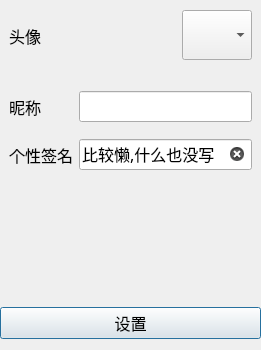
<?xml version="1.0" encoding="UTF-8"?>
<ui version="4.0">
 <class>SetUserDialog</class>
 <widget class="QDialog" name="SetUserDialog">
  <property name="geometry">
   <rect>
    <x>0</x>
    <y>0</y>
    <width>261</width>
    <height>350</height>
   </rect>
  </property>
  <property name="minimumSize">
   <size>
    <width>261</width>
    <height>350</height>
   </size>
  </property>
  <property name="font">
   <font>
    <family>微软雅黑</family>
    <pointsize>12</pointsize>
   </font>
  </property>
  <property name="windowTitle">
   <string>Dialog</string>
  </property>
  <layout class="QVBoxLayout" name="verticalLayout">
   <property name="spacing">
    <number>0</number>
   </property>
   <property name="leftMargin">
    <number>0</number>
   </property>
   <property name="topMargin">
    <number>0</number>
   </property>
   <property name="rightMargin">
    <number>0</number>
   </property>
   <item>
    <widget class="QWidget" name="wdg_1" native="true">
     <property name="minimumSize">
      <size>
       <width>261</width>
       <height>71</height>
      </size>
     </property>
     <property name="maximumSize">
      <size>
       <width>16777215</width>
       <height>71</height>
      </size>
     </property>
     <layout class="QHBoxLayout" name="horizontalLayout">
      <item>
       <widget class="QLabel" name="lb_icon">
        <property name="text">
         <string>头像</string>
        </property>
       </widget>
      </item>
      <item>
       <widget class="QComboBox" name="cbx_icon">
        <property name="minimumSize">
         <size>
          <width>70</width>
          <height>50</height>
         </size>
        </property>
        <property name="maximumSize">
         <size>
          <width>70</width>
          <height>50</height>
         </size>
        </property>
        <property name="maxVisibleItems">
         <number>6</number>
        </property>
       </widget>
      </item>
     </layout>
    </widget>
   </item>
   <item>
    <widget class="QWidget" name="wdg_2" native="true">
     <property name="minimumSize">
      <size>
       <width>261</width>
       <height>120</height>
      </size>
     </property>
     <property name="maximumSize">
      <size>
       <width>16777215</width>
       <height>120</height>
      </size>
     </property>
     <layout class="QGridLayout" name="gridLayout">
      <item row="0" column="0">
       <widget class="QLabel" name="lb_name">
        <property name="text">
         <string>昵称</string>
        </property>
       </widget>
      </item>
      <item row="0" column="1">
       <widget class="QLineEdit" name="le_name">
        <property name="minimumSize">
         <size>
          <width>0</width>
          <height>30</height>
         </size>
        </property>
       </widget>
      </item>
      <item row="1" column="0">
       <widget class="QLabel" name="lb_feeling">
        <property name="text">
         <string>个性签名</string>
        </property>
       </widget>
      </item>
      <item row="1" column="1">
       <widget class="QLineEdit" name="le_feeling">
        <property name="minimumSize">
         <size>
          <width>0</width>
          <height>30</height>
         </size>
        </property>
        <property name="text">
         <string>比较懒,什么也没写</string>
        </property>
        <property name="clearButtonEnabled">
         <bool>true</bool>
        </property>
       </widget>
      </item>
     </layout>
    </widget>
   </item>
   <item>
    <spacer name="verticalSpacer">
     <property name="orientation">
      <enum>Qt::Vertical</enum>
     </property>
     <property name="sizeHint" stdset="0">
      <size>
       <width>20</width>
       <height>117</height>
      </size>
     </property>
    </spacer>
   </item>
   <item>
    <widget class="QPushButton" name="pb_set">
     <property name="minimumSize">
      <size>
       <width>75</width>
       <height>30</height>
      </size>
     </property>
     <property name="maximumSize">
      <size>
       <width>10000</width>
       <height>10000</height>
      </size>
     </property>
     <property name="text">
      <string>设置</string>
     </property>
    </widget>
   </item>
  </layout>
 </widget>
 <resources/>
 <connections/>
</ui>
